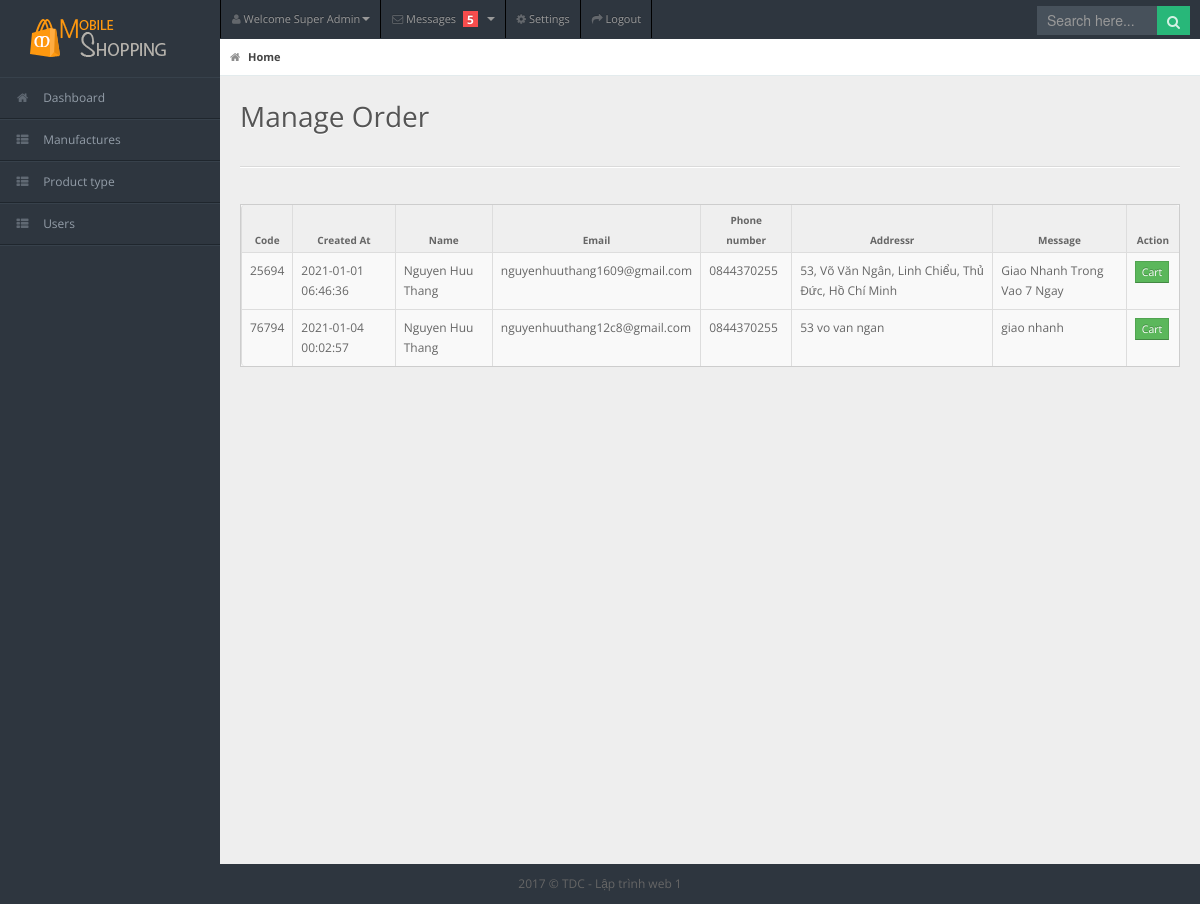
Screenshot of /Project/mobile/admin/check_order.php (signed in) with the database file from the repository.
### tables this page shows
CREATE TABLE `orders` (
  `order_id` int(11) NOT NULL,
  `code` int(11) NOT NULL,
  `created_at` timestamp NOT NULL,
  `cus_name` varchar(50) NOT NULL,
  `cus_email` varchar(50) NOT NULL,
  `cus_phone` text NOT NULL,
  `cus_address` varchar(200) NOT NULL,
  `message` varchar(200) DEFAULT NULL
);

### Project/mobile/admin/models/db.php (called while the page is built, shortened)
<?php
class Db
{
    public static $connection;
    public function __construct()
    {
        if (!self::$connection) {
            self::$connection = new mysqli(DB_HOST, DB_USER, DB_PASSWORD, DB_NAME,PORT);
            self::$connection->set_charset(DB_CHARSET);
        }
        return self::$connection;
    }
}

### Project/mobile/admin/models/orders.php (called while the page is built, shortened)
<?php
class Order extends Db
{
	function getAllOrder()
	{
		$sql = self::$connection->prepare("SELECT * FROM orders");
        $sql->execute();
        $items = $sql->get_result()->fetch_all(MYSQLI_ASSOC);
        return $items;
	}
}

### Project/mobile/admin/check_order.php (the view, shortened to what this page needs)
<!DOCTYPE html>
<html lang="en">
<head>
<?php
    require "models/db.php";
    require "models/orders.php";
    $order = new Order();
?>
    <link rel="stylesheet" href="css/bootstrap.min.css" />
    <link rel="stylesheet" href="css/bootstrap-responsive.min.css" />
    <link rel="stylesheet" href="css/uniform.css" />
    <link rel="stylesheet" href="css/select2.css" />
    <link rel="stylesheet" href="css/matrix-style.css" />
    <link rel="stylesheet" href="css/matrix-media.css" />
    <link href="font-awesome/css/font-awesome.css" rel="stylesheet" />
</head>
<body>
    <div id="header">
        <h1><a href="http://localhost:8888/dienthoai/"><img src="images/logo.png" alt=""></a></h1>
    </div>
    <div id="user-nav" class="navbar navbar-inverse">
        <ul class="nav">
            <li class="dropdown" id="profile-messages"><a title="" href="#" data-toggle="dropdown"
                    data-target="#profile-messages" class="dropdown-toggle"><i class="icon icon-user"></i> <span
                        class="text">Welcome Super Admin</span><b class="caret"></b></a>
            </li>
            <li class="dropdown" id="menu-messages"><a href="#" data-toggle="dropdown" data-target="#menu-messages"
                    class="dropdown-toggle"><i class="icon icon-envelope"></i> <span class="text">Messages</span> <span
                        class="label label-important">5</span> <b class="caret"></b></a>
            </li>
            <li class=""><a title="" href="#"><i class="icon icon-cog"></i> <span class="text">Settings</span></a></li>
            <li class=""><a title="" href="logout.php"><i class="icon icon-share-alt"></i> <span
                        class="text">Logout</span></a></li>
        </ul>
    </div>
    <div id="search">
        <input type="text" placeholder="Search here..." />
        <button type="submit" class="tip-bottom" title="Search"><i class="icon-search icon-white"></i></button>
    </div>
    <div id="sidebar"> <a href="#" class="visible-phone"><i class="icon icon-th"></i>Tables</a>
        <ul>
            <li><a href="index.php"><i class="icon icon-home"></i> <span>Dashboard</span></a> </li>
            <li> <a href="manufactures.php"><i class="icon icon-th-list"></i> <span>Manufactures</span></a></li>
            <li> <a href="protypes.php"><i class="icon icon-th-list"></i> <span>Product type</span></a></li>
            <li> <a href="users.php"><i class="icon icon-th-list"></i> <span>Users</span></a></li>
        </ul>
    </div>
    <div id="content">
        <div id="content-header">
            <div id="breadcrumb"> <a href="index.php" title="Go to Home" class="tip-bottom current"><i
                        class="icon-home"></i> Home</a></div>
            <h1>Manage Order</h1>
        </div>
        <div class="container-fluid">
            <hr>
            <div class="row-fluid">
                <div class="span12">
                    <div class="widget-box">
                        <div class="widget-content nopadding">
                            <table class="table table-bordered table-striped">
                                <thead>
                                    <tr>
                                        <th>Code</th>
                                        <th>Created At</th>
                                        <th>Name</th>
                                        <th>Email</th>
                                        <th>Phone number</th>
                                        <th>Addressr</th>
                                        <th>Message</th>
                                        <th>Action</th>
                                    </tr>
                                </thead>
                                <tbody>
                                <?php
                                    $orderarr = $order->getAllOrder();
                                    foreach ($orderarr as $key) {
                                ?>
                                    <tr>
                                        <td><?php echo $key['code'] ?></td>
                                        <td><?php echo $key['created_at'] ?></td>
                                        <td><?php echo $key['cus_name'] ?></td>
                                        <td><?php echo $key['cus_email'] ?></td>
                                        <td><?php echo $key['cus_phone'] ?></td>
                                        <td><?php echo $key['cus_address'] ?></td>
                                        <td><?php echo $key['message'] ?></td>
                                        <td>
                                            <a href="check_cart.php?order_id=<?php echo $key['order_id'] ?>" class="btn btn-success btn-mini">Cart</a>
                                        </td>
                                    </tr>
                                <?php } ?>
                                </tbody>
                            </table>
                        </div>
                    </div>
                </div>
            </div>
        </div>
    </div>
    <div class="row-fluid">
        <div id="footer" class="span12"> 2017 &copy; TDC - Lập trình web 1</div>
    </div>
</body>
</html>

### Project/mobile/admin/css/matrix-media.css (style rules this page uses)
body { background:#2E363F; }
#header { margin-top:10px; }
#search input[type=text], #search button { background-color: #28b779; }
#sidebar > ul { border-bottom: 1px solid #37414b }
#sidebar > ul > li { border-top: 1px solid #37414b; border-bottom: 1px solid #1f262d; }
#search input[type=text] { background-color: #47515b; color: #fff; }

### rows the page displays
orders: code "25694", created_at "2021-01-01 06:46:36", cus_name "Nguyen Huu Thang", cus_email "nguyenhuuthang1609@gmail.com", cus_phone "0844370255", cus_address "53, Võ Văn Ngân, Linh Chiểu, Thủ Đức, Hồ Chí Minh", message "Giao Nhanh Trong Vao 7 Ngay"
orders: code "76794", created_at "2021-01-04 00:02:57", cus_name "Nguyen Huu Thang", cus_email "nguyenhuuthang12c8@gmail.com", cus_phone "0844370255", cus_address "53 vo van ngan", message "giao nhanh"
